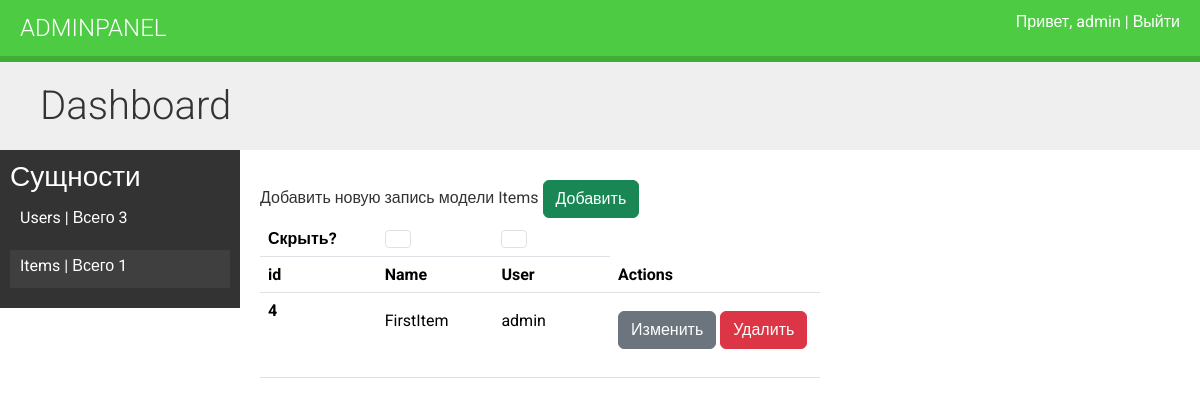
Page /items/ (signed in) on the earlier database version.
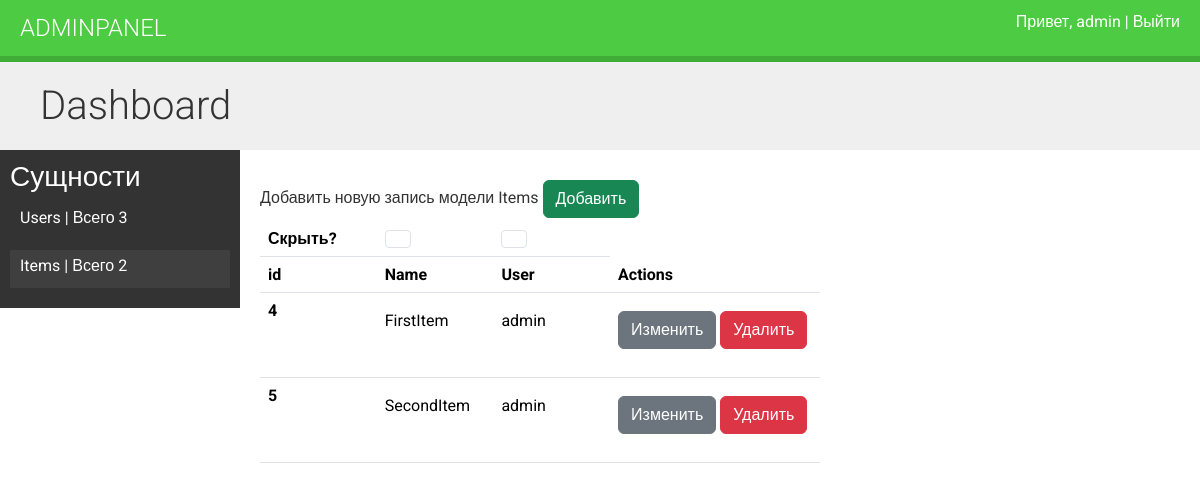
Same page on the later database version.
### app/models.py (models this page shows, shortened)
class BaseModel(models.Model):
    created_at = models.DateTimeField(verbose_name='Время создания', auto_now_add=True)
    updated_at = models.DateTimeField(verbose_name='Время обновления', auto_now=True)
    class Meta:
        abstract = True

class Item(BaseModel):
    name = models.CharField(max_length=255, null=False, blank=False, verbose_name='Название')
    user = models.ForeignKey(CustomUser, on_delete=models.CASCADE, related_name='items', verbose_name='Пользователь', blank=True)

class CustomUser(AbstractUser, BaseModel):
    username = models.CharField(verbose_name='Логин', max_length=128, blank=False, null=False, unique=True)
    password = models.CharField(verbose_name="Пароль", max_length=128)
    last_login = ...
    first_name = ...
    last_name = ...
    date_joined = ...
    USERNAME_FIELD = "username"
    class Meta:
        db_table = 'users'

### app/item_views.py (the view)
# urls.py: path('items/', item_views.dashboard_items, name='items'),
@login_required
def dashboard_items(request):
    users, items = query_or_get_objects_from_cache()
    context = {
        'users': users,
        'items': items,
        'select': 'items'
    }
    return render(request, 'items.html', context=context)

### app/utils.py (called while the page is built)
def query_or_get_objects_from_cache() -> list[QuerySet]:
    users = cache.get('users')
    if not users:
        users = CustomUser.objects.all()
        cache.set('users', users)
    items = cache.get('items')
    if not items:
        items = Item.objects.all()
        cache.set('items', items)
    return [users, items]

### app/templates/items.html (shortened to what this page needs)
{% extends "dashboard.html" %}
{% block mainblock %}
<div class="module">
    Добавить новую запись модели Items
    <a href="{% url "app:create_item" %}" class="btn btn-success">Добавить</a>
    <table class="table">
        <thead>
            <tr>
              <th scope="col">Скрыть?</th>
              <th scope="col"><input class="form-check-input" onclick="toggleColumn('col1')" type="checkbox" value="" id="flexCheckDefault"></button></th>
              <th scope="col"><input class="form-check-input" onclick="toggleColumn('col2')" type="checkbox" value="" id="flexCheckDefault"></button></th>
            </tr>
          </thead>
        <thead>
          <tr>
            <th scope="col">id</th>
            <th scope="col" >Name</th>
            <th scope="col" >User</th>
            <th scope="col">Actions</th>
          </tr>
        </thead>
        <tbody>
            {% for item in items %}
            <tr>
                <th scope="row" class='fit'>{{item.id}}</th>
                <td class='fit'><p class='col1 fit' >{{item.name}}</p></td>
                <td class='fit'><p class='col2 fit' >
                    {% if item.user %}
                        {{item.user.username}}
                    {% else %}
                        Нет значений
                    {% endif %}
                </p>
                </td>
                <td class='fit'>
                    <p>
                        <a href="{% url "app:edit_item" item.id%}" class="btn btn-secondary">Изменить</a>
                        <a href="{% url "app:delete_item" item.id %}" class="btn btn-danger">Удалить</a>
                    </p>
                </td>
            </tr>
            {% endfor %}
</div>
{% endblock mainblock %}

Differences in the rows shown:
added Item: id "5", name "SecondItem", user.username "admin"
Other differences:
{{ items.count }}: "1" → "2"
